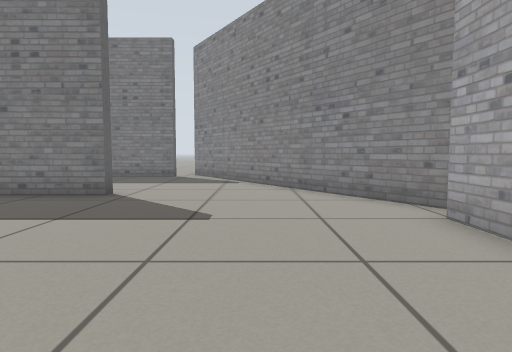
View 1 (above)

16 first-person views from a walk through a world built for the Gazebo simulator. The camera is 0.5 m above the floor, tilts 4° down and sees 75° across. The floor is counted in squares, 0.5 m on a side. Each view is taken from the middle of a square. On the plan, view 1 faces up. The plan holds only what a view shows up to about 12 squares ahead; the rest is blank. The place goes on beyond the plan.

View 2
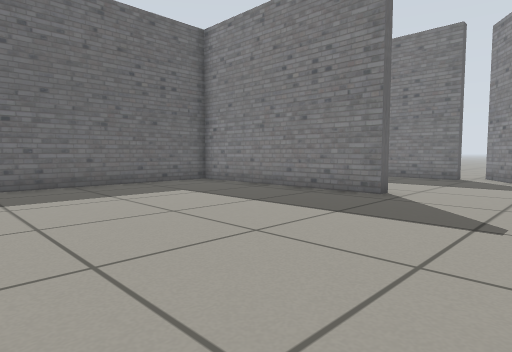

View 3
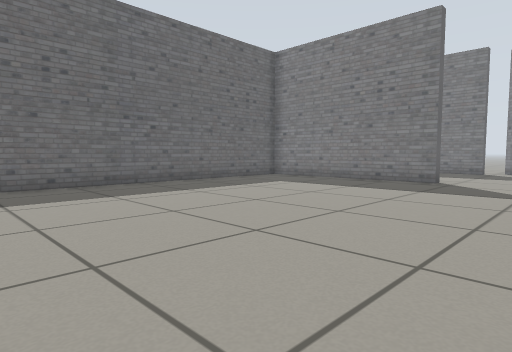

View 4
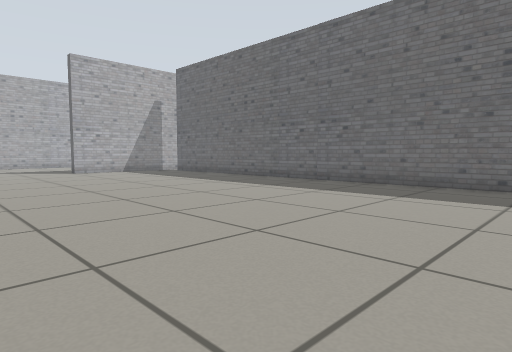

View 5
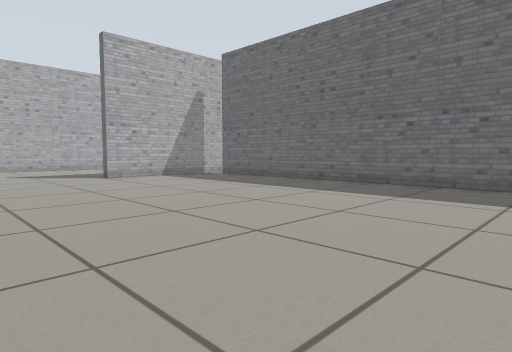

View 6
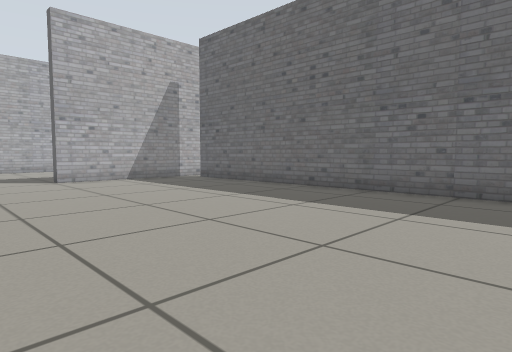

View 7
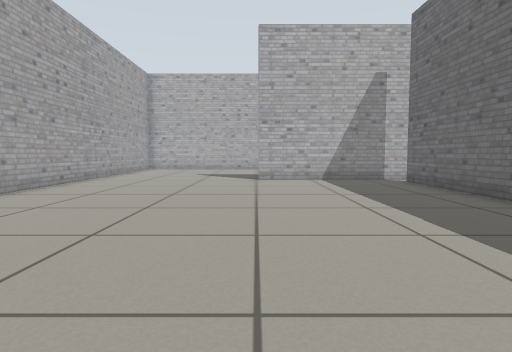

View 8
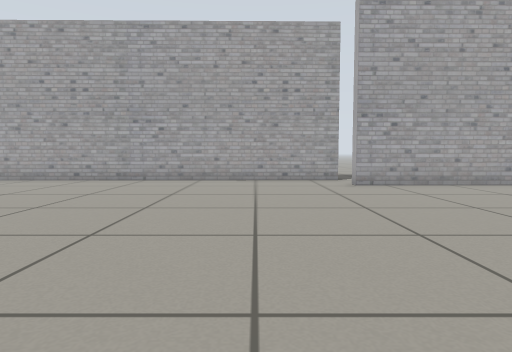

View 9
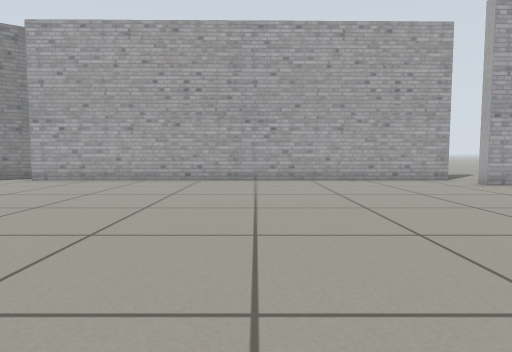

View 10
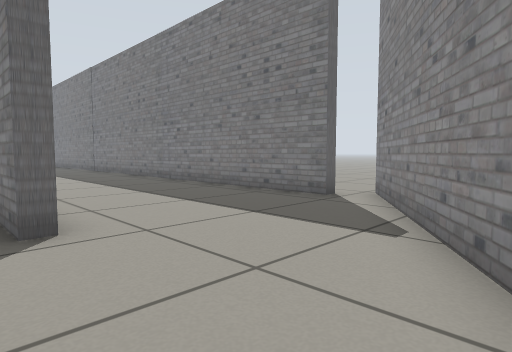

View 11
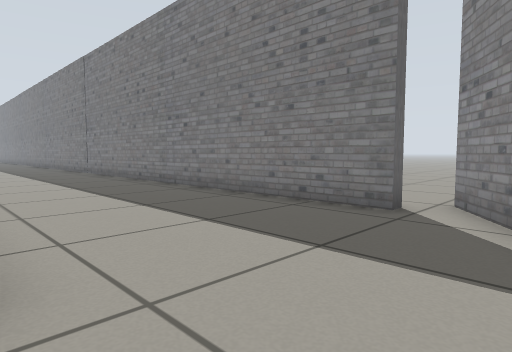

View 12
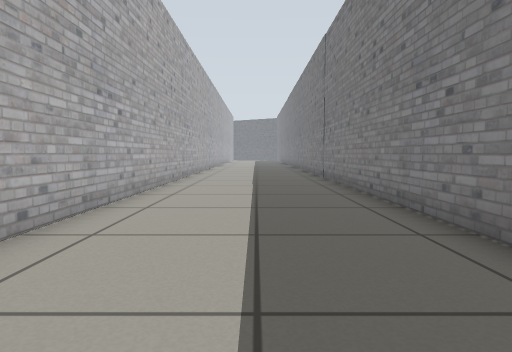

View 13
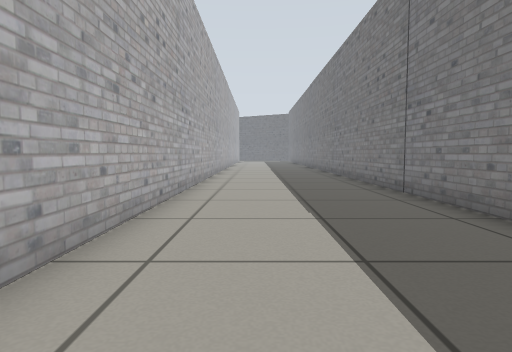

View 14
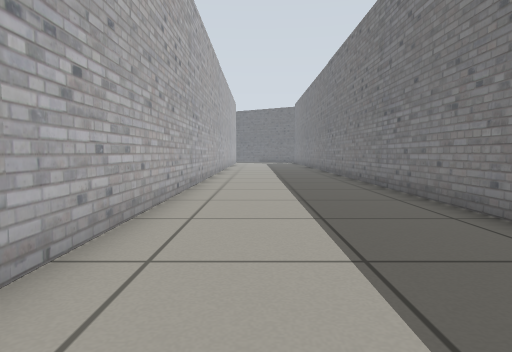

View 15
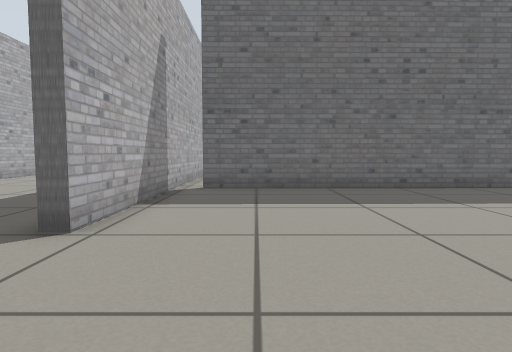

View 16
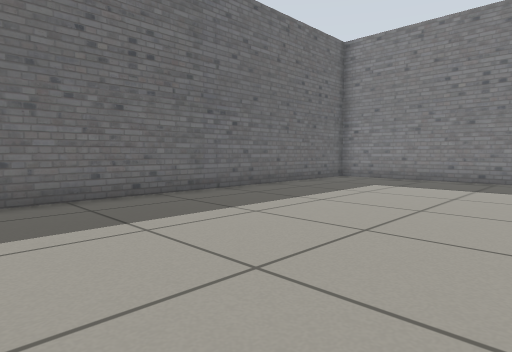

### Floor plan
Points are (right, up) in squares from view 1. A wall is a line through its corners. A room is listed if a view was taken in it or the views show most of it. See-through windows are left out.
Room 1 (views 1, 2, 3, 4, 5, 6, 7, 8, 9, 10, 11, 15, 16)
walls: (3.1, -10.1) (2.9, 5); (-3.5, 8.2) (-3.5, 7.7) (-9.6, 7.7); (3.4, 5.8) (1.2, 9.1); (-10.5, 6.9) (-10.2, -16.5); (1.2, -17.2) (1.1, -10) (1.5, -10); (-11, -17.3) (-5, -17.3)
ways out: opening at (-1.5, 8) to room 2
Room 2 (views 12, 13, 14)
walls: (-3.5, 13.7) (-28.1, 13.7); (-28.1, 8.1) (-8.6, 8.1); (1.2, 9.1) (-2.8, 15)
ways out: opening at (-1.5, 8) to room 1

Positions as (right, up) in squares from view 1, and headings:
1: (0, 0), facing up
2: (0, 0), facing up-left
3: (0, -4), facing up-left
4: (0, 0), facing down-left
5: (0, -4), facing down-left
6: (-2, -5), facing down-left
7: (-5, -5), facing down
8: (-9, -7), facing right
9: (-9, -3), facing right
10: (1, 7), facing up-left
11: (-1, 8), facing up-left
12: (-5, 11), facing left
13: (-10, 10), facing left
14: (-16, 10), facing left
15: (-1, -15), facing left
16: (-3, -5), facing up-left
